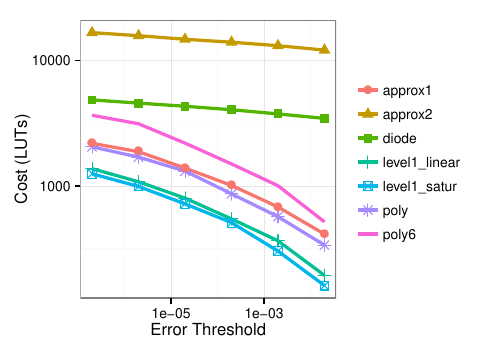

Reproduce this figure in R.
#!/usr/bin/Rscript

require(scales);
require(ggplot2);
require(reshape2);

pdf(file="thresh_cost.pdf", height=3.5, width=5)

a<-read.csv('../data/thresh.dat',header=F)
df<-data.frame(bench=a[,1],thresh=a[,2],cost=a[,3],time=a[,4]);

p <- ggplot(data=df, aes(x=thresh,y=cost,group=bench,colour=bench)) +
	geom_line(size=1.1,linetype="solid") +
	geom_point(aes(shape=bench),size=3)+
	scale_x_log10() + 
	scale_y_log10() +
	xlab("Error Threshold") + ylab("Cost (LUTs)") +
	theme_bw();

#	scale_x_log10(limits=c(1,100)) + 
	
p + theme(legend.key=element_blank(),legend.title=element_blank(),legend.background = element_blank(),legend.text=element_text(size=10));
